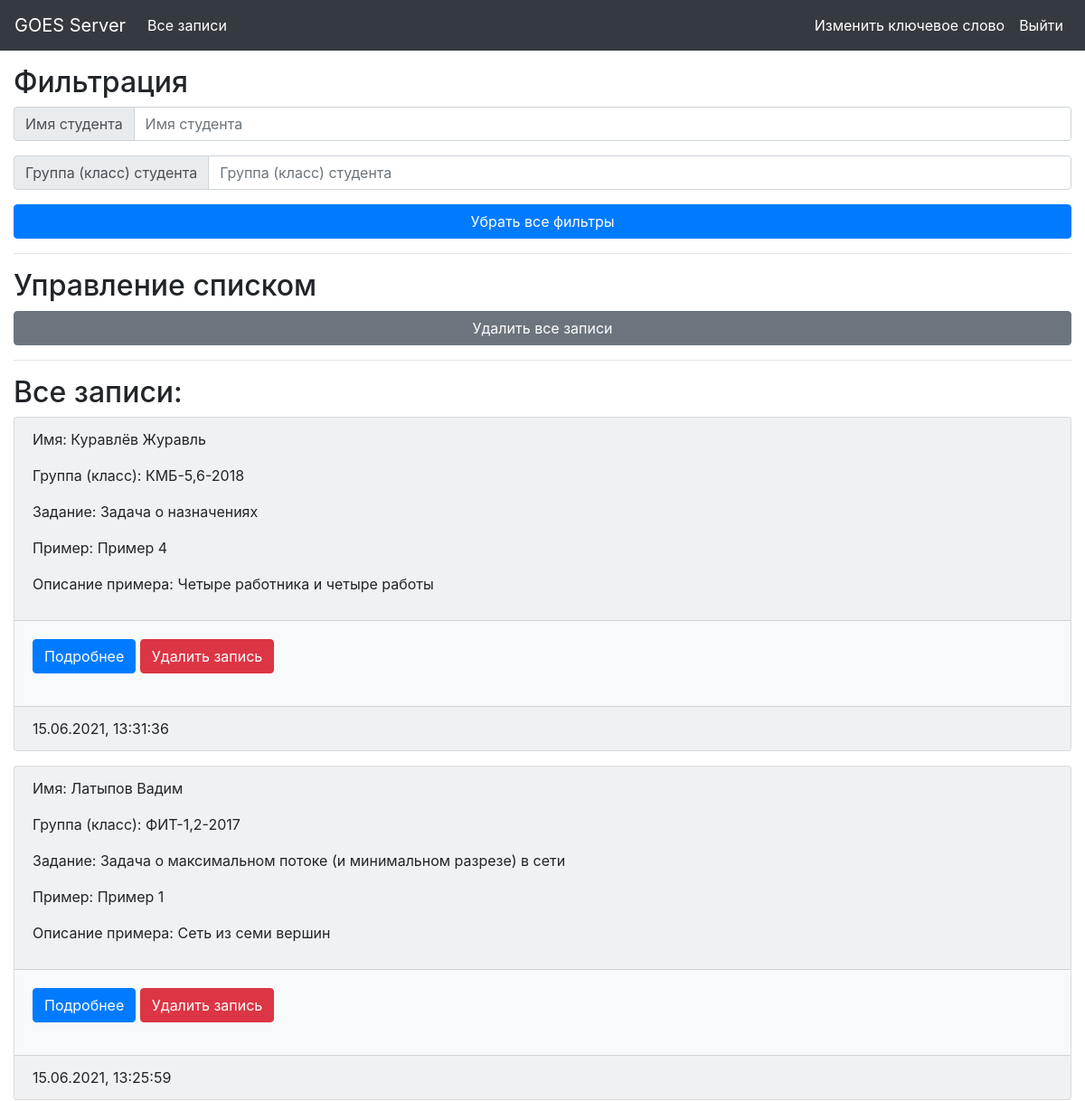
Before: /stats (signed in, upper part) with the older database file.
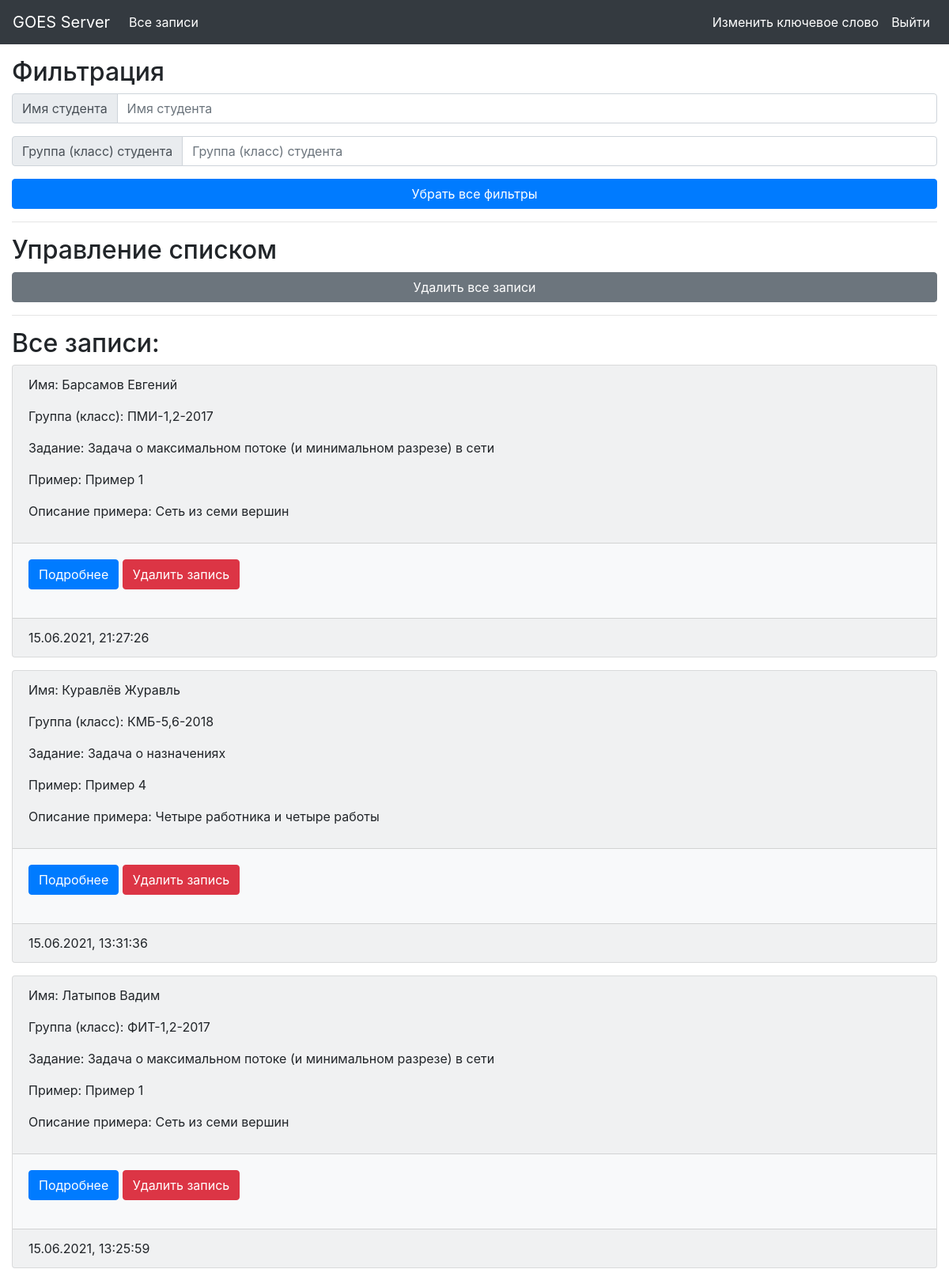
After: the same page with the newer database file.
### tables this page shows
CREATE TABLE "statistics"
(
	record_id INTEGER PRIMARY KEY,
	student_name TEXT NOT NULL,
	student_group TEXT NOT NULL,
	problem_name TEXT NOT NULL,
	example_name TEXT NOT NULL,
	example_description TEXT NOT NULL,
	statistics_body TEXT NOT NULL,
	total_errors_count INTEGER NOT NULL,
	necessary_errors_count INTEGER NOT NULL,
	mark INTEGER NOT NULL,
	record_time	TIMESTAMP NOT NULL
);

### app/routes.py (the view)
@app.route('/')
@app.route('/stats')
def showStats():
    if 'sessionFlag' not in session:
        return redirect(url_for('login'))
    stats, error = storage.getAllStatistics()
    if error:
        abort(503)  # сервис недоступен
    return render_template('statlist.html', title='Все записи', stats=stats, authorized=True)

### app/storage.py (called while the page is built)
def __selectQuery(sql, params):
    global g_databasePath
    res = None
    error = None
    try:
        conn = sqlite3.connect(g_databasePath, check_same_thread=False)
        cursor = conn.cursor()
        cursor.execute(sql, params)
        res = cursor.fetchall()
    except Exception as e:
        error = str(e)
    finally:
        if conn:
            conn.close()
    return res, error

def getAllStatistics():
    stats = None
    error = None
    sql = '\
        SELECT\
            record_id, student_name, student_group,\
            problem_name, example_name, example_description,\
            statistics_body, total_errors_count, necessary_errors_count,\
            mark, record_time\
        FROM "statistics"\
        ORDER BY record_time DESC'
    queryRes, error = __selectQuery(sql, tuple())
    if queryRes is not None:
        stats = []
        for row in queryRes:
            stats.append(Statistics(int(row[0]), row[1], row[2], row[3], row[4],
            row[5], row[6], int(row[7]), int(row[8]), int(row[9]),
            datetime.datetime.strptime(row[10], '%Y-%m-%d %H:%M:%S.%f')))
    return stats, error

### app/templates/statlist.html (shortened to what this page needs)
{% extends "base.html" %}
{% block content %}
<div id="stats-list-wrapper">
    <div>
        <h2>Фильтрация</h2>
        <div class="input-group mb-3">
            <div class="input-group-prepend">
              <span class="input-group-text" id="studentname-filter-label">Имя студента</span>
            </div>
            <input
              type="text"
              class="form-control"
              placeholder="Имя студента"
              aria-label="Имя студента"
              aria-describedby="studentname-filter-label"
              id="studentname-filter-input"/>
        </div>
        <div class="input-group mb-3">
            <div class="input-group-prepend">
              <span class="input-group-text" id="studentgroup-filter-label">Группа (класс) студента</span>
            </div>
            <input
              type="text"
              class="form-control"
              placeholder="Группа (класс) студента"
              aria-label="Группа (класс) студента"
              aria-describedby="studentgroup-filter-label"
              id="studentgroup-filter-input"/>
        </div>
        <div class="d-grid gap-2">
            <button class="btn btn-primary btn-block" type="button" id="clear-all-filters-button">Убрать все фильтры</button>
        </div>
        <hr/>
        <h2>Управление списком</h2>
        <div class="d-grid gap-2">
            <button class="btn btn-secondary btn-block" type="button" id="delete-all-button">Удалить все записи</button>
        </div>
    </div>
    <hr/>
    <h2>Все записи:</h2>
    <ul id="stats-list" class="list-group">
        {% if not stats %} Нет записей
        {% else %}
        {% for stat in stats %}
        <li class="card bg-light mb-3" data-stat-id="{{ stat.record_id }}">
            <div class="card-header">
                <p id="studentname-{{ stat.record_id }}">Имя: {{ stat.student_name }}</p>
                <p id="studentgroup-{{ stat.record_id }}">Группа (класс): {{ stat.student_group }}</p>
                <p>Задание: {{ stat.problem_name }}</p>
                <p>Пример: {{ stat.example_name }}</p>
                <p>Описание примера: {{ stat.example_description }}</p>
            </div>
            <div class="card-body">
                <p>
                    <button class="btn btn-primary" type="button" data-toggle="collapse"
                            data-target="#collapse-statbody-{{ stat.record_id }}" aria-expanded="false"
                            aria-controls="collapse-statbody-{{ stat.record_id }}">
                        Подробнее
                    </button>
                    <button class="btn btn-danger" onclick="deleteStat('{{ stat.record_id }}')">Удалить запись</button>
                </p>
            </div>
            <div class="card-footer">{{ stat.record_time.strftime('%d.%m.%Y, %H:%M:%S') }}</div>
        </li>
        {% endfor %}
        {% endif %}
    </ul>
    {% endblock %}

### app/templates/base.html (shortened to what this page needs)
<!doctype html>
<html lang="ru">
    <head>
        <link rel="stylesheet" href="https://cdn.jsdelivr.net/npm/bootstrap@4.5.3/dist/css/bootstrap.min.css">
        <link rel="stylesheet" href="{{ url_for('static', filename='css/base.css') }}">
    </head>
    <body class="d-flex flex-column">
        <header class="mb-3">
            <nav class="navbar navbar-expand navbar-dark bg-dark">
                <div class="container-fluid">
                    <a class="navbar-brand" href="#">GOES Server</a>
                    <ul class="navbar-nav mr-auto">
                        {% if authorized %}
                        <li class="nav-item active">
                            <a class="nav-link" href="/stats">Все записи<span class="sr-only">(current)</span></a>
                        </li>
                        {% endif %}
                    </ul>
                    <ul class="navbar-nav ms-md-auto">
                        <li class="nav-item active">
                            <a class="nav-link" href="/keywordupdate">Изменить ключевое слово<span class="sr-only">(current)</span></a>
                        </li>
                        {% if authorized %}
                        <li class="nav-item active">
                            <a class="nav-link" href="/logout">Выйти<span class="sr-only">(current)</span></a>
                        </li>
                        {% else %}
                        <li class="nav-item active">
                            <a class="nav-link" href="/login">Войти<span class="sr-only">(current)</span></a>
                        </li>
                        {% endif %}
                    </ul>
                </div>
            </nav>
        </header>
        <main class="container-fluid flex-grow-1 flex-shrink-0">
            {% block content %}{% endblock %}
        </main>
    </body>
</html>

### app/static/css/base.css (style rules this page uses)
html, body { height: 100%; }

Changed rows visible on the page:
added statistics: student_name "Барсамов Евгений", student_group "ПМИ-1,2-2017", problem_name "Задача о максимальном потоке (и минимальном разрезе) в сети", example_name "Пример 1", example_description "Сеть из семи вершин", record_time "15.06.2021, 21:27:26"
